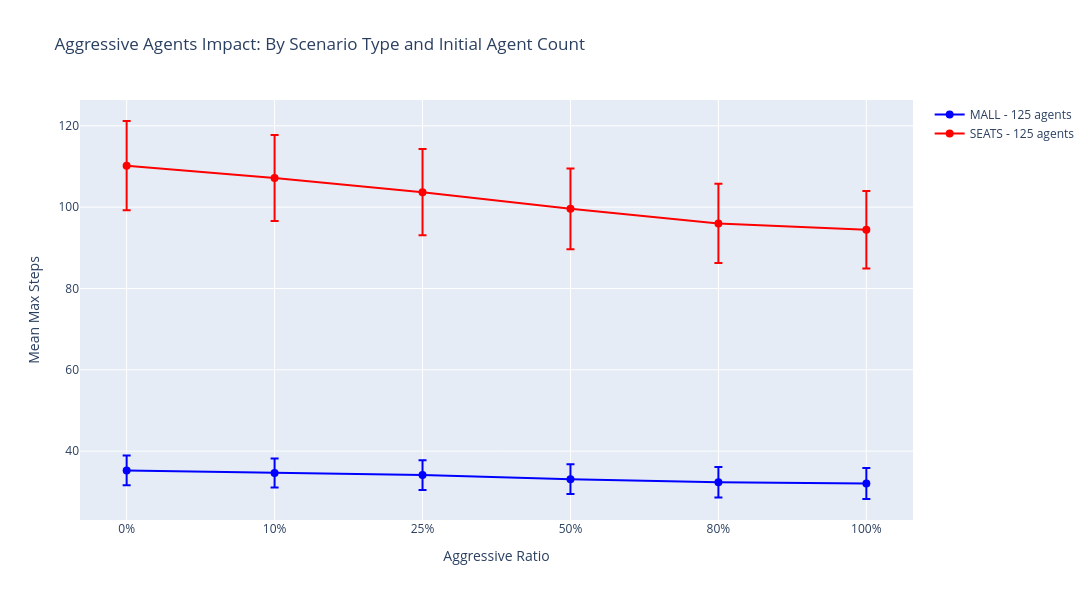

Here is the notebook cell this chart was saved with:
### Code cell
# Advanced visualization: Aggressive ratio impact by scenario_type AND initial_agents
import plotly.graph_objects as go

# Get max steps per run including scenario_type and initial_agents
max_steps_full = df_aggressive.groupby(["RunId", "scenario_type", "initial_agents", "aggressive_ratio"])["Step"].max().reset_index()
max_steps_full.columns = ["RunId", "scenario_type", "initial_agents", "aggressive_ratio", "max_steps"]

print("Data structure with all dimensions:")
print(max_steps_full.head(20))
print(f"\nUnique scenario types: {sorted(max_steps_full['scenario_type'].unique())}")
print(f"Unique initial_agents: {sorted(max_steps_full['initial_agents'].unique())}")
print(f"Unique aggressive ratios: {sorted(max_steps_full['aggressive_ratio'].unique())}")

# Create visualization with traces for each scenario_type + initial_agents combination
fig = go.Figure()

scenario_types = sorted(df_aggressive['scenario_type'].unique())
initial_agents_values = sorted(df_aggressive['initial_agents'].unique())
colors = ["blue", "red", "green", "orange", "purple", "brown", "pink", "cyan", "magenta", "lime"]
line_styles = ["solid", "dash", "dot", "dashdot"]

print(f"\nCreating traces for {len(scenario_types)} scenario types x {len(initial_agents_values)} agent counts")

trace_idx = 0
for scenario in scenario_types:
    for agent_count in initial_agents_values:
        # Filter data for this scenario + agent count combination
        combo_data = max_steps_full[
            (max_steps_full['scenario_type'] == scenario) & 
            (max_steps_full['initial_agents'] == agent_count)
        ]
        
        # Get stats per aggressive ratio
        combo_stats = combo_data.groupby("aggressive_ratio")["max_steps"].agg([
            "mean",
            "std",
        ]).reset_index()
        
        if len(combo_stats) > 0:
            color_idx = trace_idx % len(colors)
            dash_idx = (trace_idx // len(colors)) % len(line_styles)
            
            fig.add_trace(
                go.Scatter(
                    x=[f"{x*100:.0f}%" for x in combo_stats["aggressive_ratio"]],
                    y=combo_stats["mean"].values,
                    error_y=dict(type="data", array=combo_stats["std"].values, visible=True),
                    mode="lines+markers",
                    name=f"{scenario} - {agent_count} agents",
                    marker=dict(size=8),
                    line=dict(width=2, color=colors[color_idx], dash=line_styles[dash_idx])
                )
            )
            trace_idx += 1

# Update layout
fig.update_xaxes(title_text="Aggressive Ratio")
fig.update_yaxes(title_text="Mean Max Steps")
fig.update_layout(
    height=600, 
    width=1400, 
    showlegend=True,
    title_text="Aggressive Agents Impact: By Scenario Type and Initial Agent Count",
    legend=dict(x=1.02, y=1, xanchor='left', yanchor='top'),
    hovermode='x unified'
)
fig.show()

print(f"\n✓ Created {trace_idx} traces total")

### Figure 1 — Plotly figure (JSON) as saved in the notebook; plotly's stock layout.template omitted (floating-point values rounded to 4 significant figures)
{"data": [{"error_y": {"array": [3.665, 3.565, 3.654, 3.651, 3.758, 3.82], "type": "data", "visible": true}, "line": {"color": "blue", "dash": "solid", "width": 2}, "marker": {"size": 8}, "mode": "lines+markers", "name": "MALL - 125 agents", "type": "scatter", "x": ["0%", "10%", "25%", "50%", "80%", "100%"], "y": [35.25, 34.64, 34.12, 33.11, 32.35, 32.05]}, {"error_y": {"array": [10.98, 10.59, 10.58, 9.926, 9.763, 9.516], "type": "data", "visible": true}, "line": {"color": "red", "dash": "solid", "width": 2}, "marker": {"size": 8}, "mode": "lines+markers", "name": "SEATS - 125 agents", "type": "scatter", "x": ["0%", "10%", "25%", "50%", "80%", "100%"], "y": [110.2, 107.2, 103.7, 99.59, 96.0, 94.42]}], "layout": {"height": 600, "hovermode": "x unified", "legend": {"x": 1.02, "xanchor": "left", "y": 1, "yanchor": "top"}, "showlegend": true, "title": {"text": "Aggressive Agents Impact: By Scenario Type and Initial Agent Count"}, "width": 1400, "xaxis": {"title": {"text": "Aggressive Ratio"}}, "yaxis": {"title": {"text": "Mean Max Steps"}}}}
